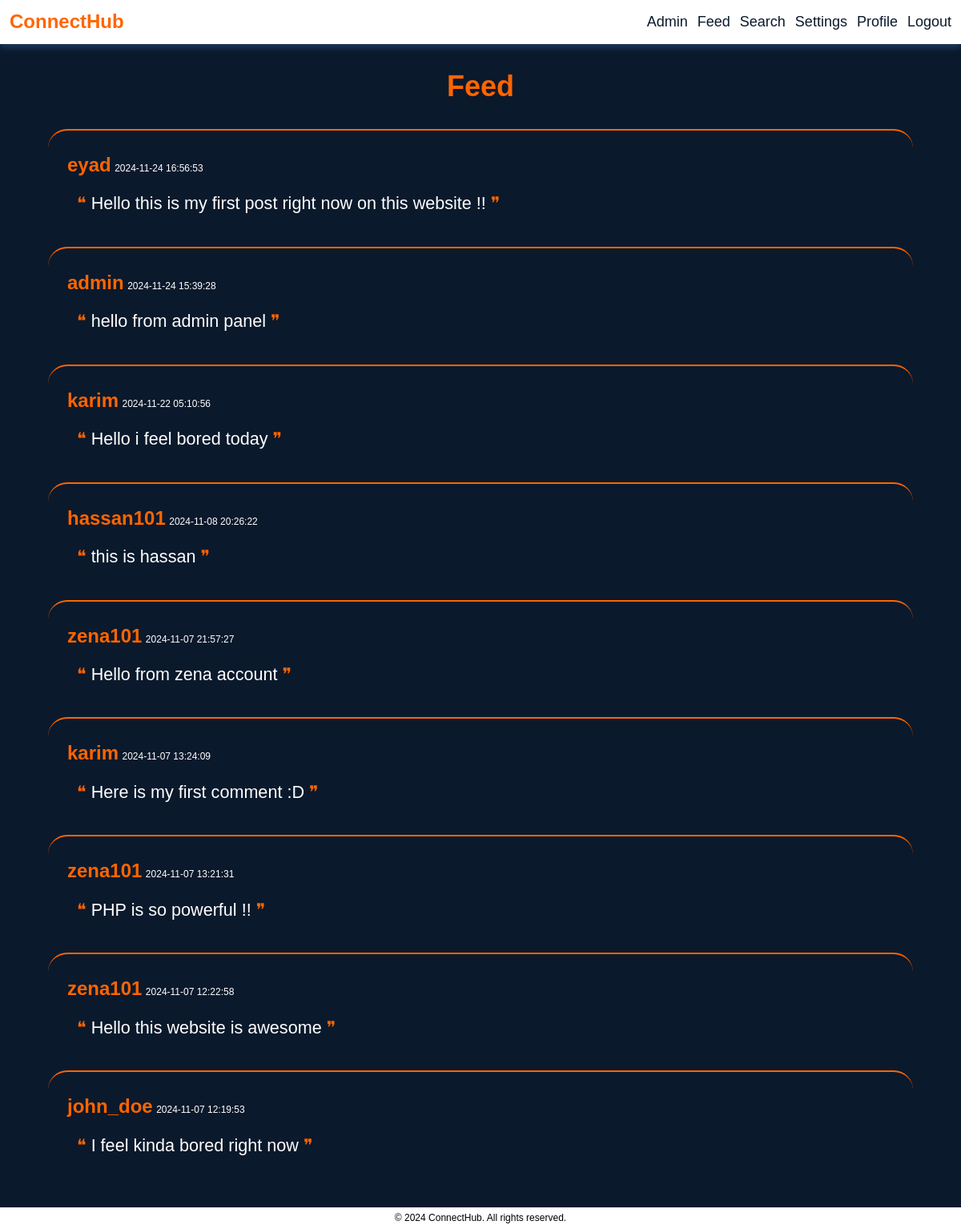
The app's page /app/feed.php (signed in) with its own data.
### tables this page shows
CREATE TABLE `posts` (
  `post_id` int(11) NOT NULL,
  `user_id` bigint(20) NOT NULL,
  `content` text NOT NULL,
  `created_at` timestamp NOT NULL DEFAULT current_timestamp()
);

CREATE TABLE `users` (
  `id` bigint(20) NOT NULL,
  `user_id` bigint(20) NOT NULL,
  `user_name` varchar(100) NOT NULL,
  `password` varchar(100) NOT NULL,
  `date` timestamp NOT NULL DEFAULT current_timestamp() ON UPDATE current_timestamp(),
  `profile_picture` varchar(255) DEFAULT NULL,
  `profile_description` text DEFAULT NULL,
  `role` varchar(20) DEFAULT 'user'
);

### app/feed.php (the view, shortened to what this page needs)
<?php
include("functions.php");
if (isset($_SESSION['user_id'])) {
    $user_id = $_SESSION['user_id'];
    $query = "SELECT id FROM users WHERE user_id = ?";
    $stmt = $con->prepare($query);
    $stmt->bind_param("i", $user_id);
    $stmt->execute();
    $stmt->bind_result($id);
}
$query = "SELECT users.user_name, posts.content, posts.created_at
          FROM posts
          JOIN users ON posts.user_id = users.id
          ORDER BY posts.created_at DESC";
$result = mysqli_query($con, $query);
?>
<!DOCTYPE html>
<html lang="en">
<head>
    <link rel="stylesheet" href="general.css">
    <link rel="stylesheet" href="feed.css">
</head>
<body>
<nav class="navbar">
    <a class="nav-brand" href="home.php">ConnectHub</a>
    <div class="nav-links">
        <a href="admin.php">Admin</a>
        <a href="feed.php">Feed</a>
        <a href="search.php">Search</a>
        <a href="settings.php">Settings</a>
        <a href="profile.php?id=<?php echo $id; ?>">Profile</a>
        <a href="logout.php">Logout</a>
        </div>
    </nav>
<h1>Feed</h1>
<div class="feed">
    <?php if (mysqli_num_rows($result) > 0): ?>
        <?php while ($post = mysqli_fetch_assoc($result)): ?>
            <div class="post">
                <h3><?php echo $post['user_name']; ?></h3>
                <span id="post-date"><?php echo $post['created_at']; ?></span>
                <p><?php echo $post['content']; ?></p>
            </div>
        <?php endwhile; ?>
    <?php else: ?>
        <p>No posts available.</p>
    <?php endif; ?>
</div>
<footer>
        <p>&copy; 2024 ConnectHub. All rights reserved.</p>
    </footer>
</body>
</html>

### app/general.css (style rules this page uses)
:root { --main-light: #fff; --secondary-dark: #fe4f5a; --main-orange: #FF6500; --dark-navy: #0B192C; --light-navy: #1E3E62; --main-black: black; }
* { margin: 0; padding: 0; box-sizing: border-box; font-family: Arial, sans-serif; }
body { background-color: var(--dark-navy); line-height: 1.6; min-height: 100vh; }
.navbar { background-color: var(--main-light); box-shadow: 0 4px 8px var(--light-navy); display: flex; justify-content: flex-end; align-items: center; padding: 0.7vw 1vw; width: 100%; top: 0; z-index: 10000; position: sticky; }
.nav-brand { margin-right: auto; font-size: 2vw; font-weight: bold; color: var(--main-orange); }
a.nav-brand { text-decoration: none; }
.nav-links { display: flex; gap: 1vw; align-items: center; }
.nav-links a { text-decoration: none; color: var(--dark-navy); font-size: 1.5vw; }
footer { font-size: 1vw; margin-top: 2vw; background-color: var(--main-light); text-align: center; padding: 0.3vw 0; }

### app/feed.css (style rules this page uses)
.feed { color: var(--main-light); display: flex; flex-direction: column; justify-content: center; margin: auto; width: 90%; }
h1 { color: var(--main-orange); padding: 2vw; font-size: 3vw; text-align: center; }
.post h3 { display: inline-block; color: var(--main-orange); font-size: 2vw; }
.post { padding: 2vw; border-top: 0.2vw solid var(--main-orange); border-radius: 2vw; }
#post-date { font-size: 1vw; }
.post p { font-size: 1.8vw; padding: 1vw; }
.post p::before { content: '❝ '; color: var(--main-orange); }
.post p::after { content: ' ❞'; color: var(--main-orange); }

### records on screen
posts: user.user_name "eyad", created_at "2024-11-24 16:56:53", content "Hello this is my first post right now on this website !!"
posts: user.user_name "admin", created_at "2024-11-24 15:39:28", content "hello from admin panel"
posts: user.user_name "karim", created_at "2024-11-22 05:10:56", content "Hello i feel bored today"
posts: user.user_name "hassan101", created_at "2024-11-08 20:26:22", content "this is hassan"
posts: user.user_name "zena101", created_at "2024-11-07 21:57:27", content "Hello from zena account"
posts: user.user_name "karim", created_at "2024-11-07 13:24:09", content "Here is my first comment :D"
posts: user.user_name "zena101", created_at "2024-11-07 13:21:31", content "PHP is so powerful !!"
posts: user.user_name "zena101", created_at "2024-11-07 12:22:58", content "Hello this website is awesome"
posts: user.user_name "john_doe", created_at "2024-11-07 12:19:53", content "I feel kinda bored right now"
